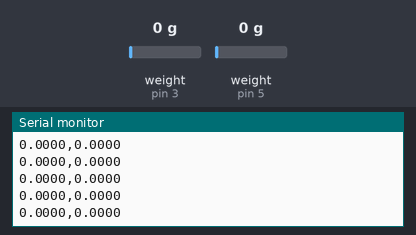
This sketch was run on a simulated Arduino Uno, built with avr-gcc and run on an emulated ATmega328P. Shown: the last lines printed to the serial monitor. Inputs (shaded band) come from the test bench; at power-on: weight on the scale (sensors on pin 3, pin 5) 0 g.

Above: at 3.2 s.
3.3 s: weight on the scale (sensor on pin 3) set to 100 g
At 3.58 s:
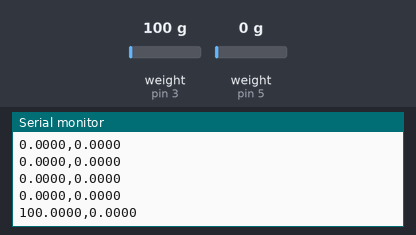
4.8 s: weight on the scale (sensor on pin 5) set to 100 g
At 4.99 s:
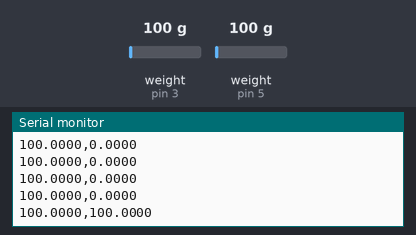
6.3 s: weight on the scale (sensor on pin 3) set to 1250 g
At 6.4 s:
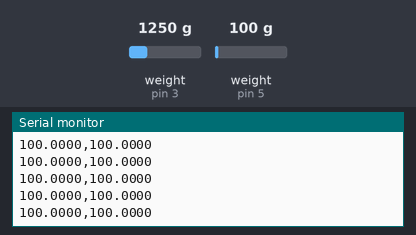
7.8 s: weight on the scale (sensor on pin 5) set to 1250 g
At 7.82 s:
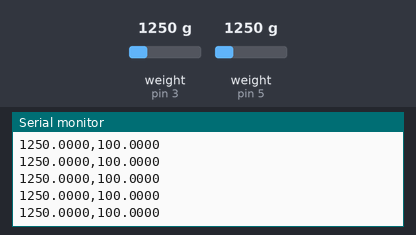
Timing chart, 0 to 10.3 s (numbered marks = the images above; inputs shaded):
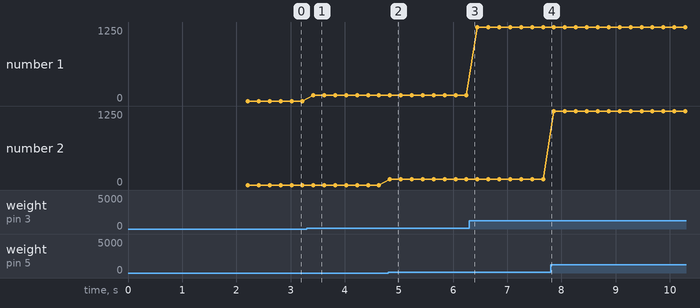

Measured:
- after the input at 3.3 s, the serial monitor: prints a new line after 0.12 s (image 1)
- after the input at 4.8 s, the serial monitor: prints a new line at once (image 2)
- plotted number 1: 0 → 100 after the input at 3.3 s, 100 → 1250 after the input at 6.3 s

The sketch:

Real_res1_twoLoadCells_HW.ino
```cpp
// ============================================================
// Arduino Code: 2x Load Cells (HX711)
// Output format: Force1(g),Force2(g)
//
// NOTE on rate: HX711 default is 10 SPS (100ms/sample).
// For ~80 SPS, pull the RATE pin HIGH (board-dependent solder jumper).
// At 10 SPS, each get_units() can block up to 100ms, so two sensors
// in series cap the loop at ~5 Hz. Removing delay() helps; 80 SPS is better.
// ============================================================

#include "HX711.h"

// --- HX711 pin definitions ---
const int LOADCELL_DOUT_PIN_1 = 3;
const int LOADCELL_SCK_PIN_1  = 2;

const int LOADCELL_DOUT_PIN_2 = 5;
const int LOADCELL_SCK_PIN_2  = 4;

HX711 scale1;
HX711 scale2;

float calibration_factor_1 = 1861.078002;
float calibration_factor_2 = 2030.073927;

// Timeout [ms] per sensor read — prevents infinite hang on sensor fault
static const unsigned long READ_TIMEOUT_MS = 150;

void setup() {
  Serial.begin(115200);
  Serial.println("Initializing 2x Load Cells...");

  scale1.begin(LOADCELL_DOUT_PIN_1, LOADCELL_SCK_PIN_1);
  scale2.begin(LOADCELL_DOUT_PIN_2, LOADCELL_SCK_PIN_2);

  delay(10);

  if (scale1.is_ready()) Serial.println("Load Cell 1 ready.");
  else Serial.println("Load Cell 1 not found!");

  if (scale2.is_ready()) Serial.println("Load Cell 2 ready.");
  else Serial.println("Load Cell 2 not found!");

  scale1.set_scale(calibration_factor_1);
  scale2.set_scale(calibration_factor_2);

  Serial.println("Taring Load Cells...");
  scale1.tare(10);
  scale2.tare(10);
  Serial.println("Tare done.");

  Serial.println("Force1(g),Force2(g)");
}

void loop() {
  // wait_ready_timeout() avoids blocking forever if a sensor glitches.
  // No delay() — HX711 sample-ready wait is the natural pacing.
  bool r1 = scale1.wait_ready_timeout(READ_TIMEOUT_MS);
  bool r2 = scale2.wait_ready_timeout(READ_TIMEOUT_MS);

  float force1 = r1 ? scale1.get_units(1) : 0.0f;
  float force2 = r2 ? scale2.get_units(1) : 0.0f;

  Serial.print(force1, 4);
  Serial.print(",");
  Serial.println(force2, 4);
}
```
